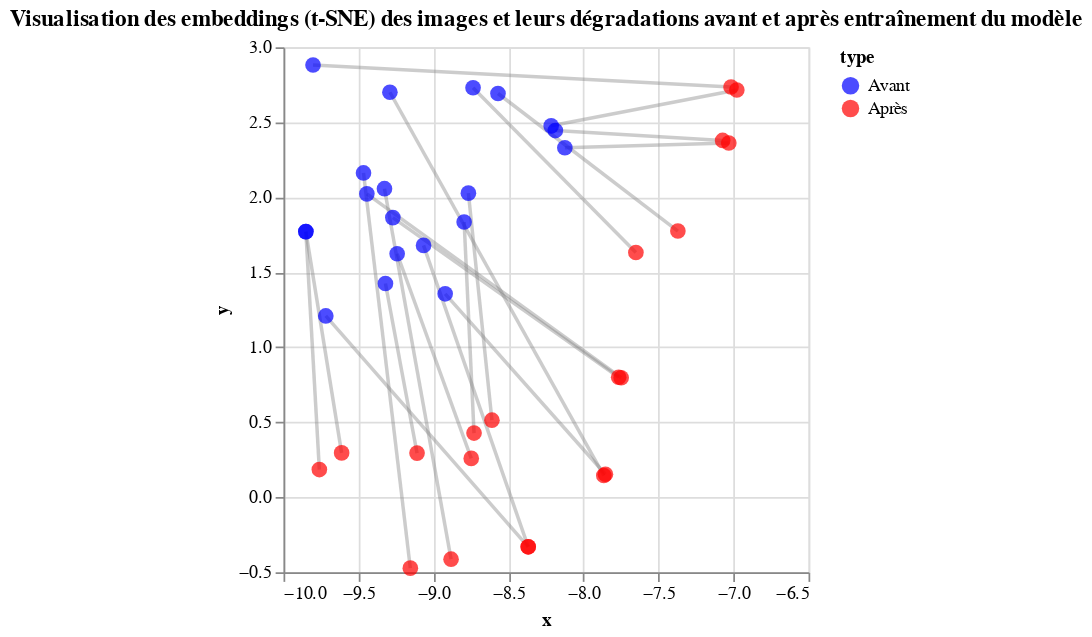

Notebook code cell kept with this figure:
### Code cell
model_architecture = SimCLRFeatureExtractor
path = '../results/weights/simclr/model_1by1.pth'
raw_features, learned_embeddings, labels, transformations = get_embbedings(model_architecture,path,10)

# Display the chart
visualize_combined(raw_features, learned_embeddings, transformations*2, labels).show()

### Figure 1 — Vega-Lite specification as saved in the notebook (floating-point values rounded to 4 significant figures)
{"config": {"view": {"continuousWidth": 300, "continuousHeight": 300}}, "layer": [{"mark": {"type": "line", "color": "gray", "opacity": 0.4}, "encoding": {"detail": {"field": "pair_id_rl", "type": "quantitative"}, "x": {"field": "x", "type": "quantitative"}, "y": {"field": "y", "type": "quantitative"}}}, {"mark": {"type": "circle", "size": 80}, "encoding": {"color": {"condition": {"param": "param_42", "empty": false, "value": "yellow"}, "field": "type", "scale": {"domain": ["Avant", "Après"], "range": ["blue", "red"]}, "type": "nominal"}, "tooltip": [{"field": "type", "type": "nominal"}, {"field": "transformation", "type": "nominal"}], "x": {"field": "x", "type": "quantitative"}, "y": {"field": "y", "type": "quantitative"}}, "name": "view_14", "title": {"text": "Visualisation des embeddings (t-SNE) des images et leurs dégradations avant et après entraînement du modèle", "anchor": "middle"}}], "data": {"name": "data-08a9e05eb306d3cd095588ada4588ce3"}, "params": [{"name": "param_41", "select": {"type": "point", "fields": ["pair_id"], "nearest": true, "on": "mouseover"}, "views": ["view_14"]}, {"name": "param_42", "select": {"type": "point", "fields": ["pair_id_full"], "on": "mouseover"}, "views": ["view_14"]}], "width": "container", "$schema": "https://vega.github.io/schema/vega-lite/v5.20.1.json", "datasets": {"data-08a9e05eb306d3cd095588ada4588ce3": [{"x": -9.242, "y": 1.623, "type": "Avant", "pair_id_rl": 0, "pair_id_full": 0, "pair_id": 0, "transformation": [["RandomResizedCrop"], ["transforms_erased_element"], ["transforms_SepiaFilter"]]}, {"x": -9.32, "y": 1.425, "type": "Avant", "pair_id_rl": 1, "pair_id_full": 0, "pair_id": 0, "transformation": [["RandomResizedCrop"], ["transforms_erased_element"], ["transforms_SepiaFilter"]]}, {"x": -8.922, "y": 1.356, "type": "Avant", "pair_id_rl": 2, "pair_id_full": 2, "pair_id": 2, "transformation": [["transforms_bayer_halftoning"], ["transforms_add_salt_and_pepper_noise"], ["RandomVerticalFlip"]]}, {"x": -9.291, "y": 2.7, "type": "Avant", "pair_id_rl": 3, "pair_id_full": 2, "pair_id": 2, "transformation": [["transforms_bayer_halftoning"], ["transforms_add_salt_and_pepper_noise"], ["RandomVerticalFlip"]]}, {"x": -9.718, "y": 1.209, "type": "Avant", "pair_id_rl": 4, "pair_id_full": 4, "pair_id": 4, "transformation": [["transforms_text_overlay"], ["transforms_bleedthrough"], ["transforms_crumpled_paper"]]}, {"x": -9.066, "y": 1.679, "type": "Avant", "pair_id_rl": 5, "pair_id_full": 4, "pair_id": 4, "transformation": [["transforms_text_overlay"], ["transforms_bleedthrough"], ["transforms_crumpled_paper"]]}, {"x": -8.767, "y": 2.027, "type": "Avant", "pair_id_rl": 6, "pair_id_full": 6, "pair_id": 6, "transformation": [["RandomResizedCrop"], ["transforms_ink_bleed"], ["transforms_SepiaFilter"]]}, {"x": -8.796, "y": 1.835, "type": "Avant", "pair_id_rl": 7, "pair_id_full": 6, "pair_id": 6, "transformation": [["RandomResizedCrop"], ["transforms_ink_bleed"], ["transforms_SepiaFilter"]]}, {"x": -9.327, "y": 2.057, "type": "Avant", "pair_id_rl": 8, "pair_id_full": 8, "pair_id": 8, "transformation": [["transforms_crumpled_paper"], ["RandomHorizontalFlip"], ["RandomVerticalFlip"]]}, {"x": -9.467, "y": 2.162, "type": "Avant", "pair_id_rl": 9, "pair_id_full": 8, "pair_id": 8, "transformation": [["transforms_crumpled_paper"], ["RandomHorizontalFlip"], ["RandomVerticalFlip"]]}, {"x": -8.57, "y": 2.692, "type": "Avant", "pair_id_rl": 10, "pair_id_full": 10, "pair_id": 10, "transformation": [["transforms_erased_element"], ["transforms_stains"], ["transforms_SepiaFilter"]]}, {"x": -8.736, "y": 2.73, "type": "Avant", "pair_id_rl": 11, "pair_id_full": 10, "pair_id": 10, "transformation": [["transforms_erased_element"], ["transforms_stains"], ["transforms_SepiaFilter"]]}, {"x": -9.851, "y": 1.771, "type": "Avant", "pair_id_rl": 12, "pair_id_full": 12, "pair_id": 12, "transformation": []}, {"x": -9.851, "y": 1.771, "type": "Avant", "pair_id_rl": 13, "pair_id_full": 12, "pair_id": 12, "transformation": []}, {"x": -8.216, "y": 2.476, "type": "Avant", "pair_id_rl": 14, "pair_id_full": 14, "pair_id": 14, "transformation": [["RandomResizedCrop"], ["transforms_floyd_steinberg_halftoning"], ["transforms_torn_paper"]]}, {"x": -9.803, "y": 2.882, "type": "Avant", "pair_id_rl": 15, "pair_id_full": 14, "pair_id": 14, "transformation": [["RandomResizedCrop"], ["transforms_floyd_steinberg_halftoning"], ["transforms_torn_paper"]]}, {"x": -9.444, "y": 2.023, "type": "Avant", "pair_id_rl": 16, "pair_id_full": 16, "pair_id": 16, "transformation": [["transforms_bayer_halftoning"], ["transforms_erased_element"]]}, {"x": -9.271, "y": 1.864, "type": "Avant", "pair_id_rl": 17, "pair_id_full": 16, "pair_id": 16, "transformation": [["transforms_bayer_halftoning"], ["transforms_erased_element"]]}, {"x": -8.188, "y": 2.445, "type": "Avant", "pair_id_rl": 18, "pair_id_full": 18, "pair_id": 18, "transformation": [["transforms_floyd_steinberg_halftoning"], ["transforms_picture_overlay"], ["transforms_SepiaFilter"]]}, {"x": -8.124, "y": 2.33, "type": "Avant", "pair_id_rl": 19, "pair_id_full": 18, "pair_id": 18, "transformation": [["transforms_floyd_steinberg_halftoning"], ["transforms_picture_overlay"], ["transforms_SepiaFilter"]]}, {"x": -8.748, "y": 0.2591, "type": "Après", "pair_id_rl": 0, "pair_id_full": 0, "pair_id": 20, "transformation": [["RandomResizedCrop"], ["transforms_erased_element"], ["transforms_SepiaFilter"]]}, {"x": -9.11, "y": 0.2944, "type": "Après", "pair_id_rl": 1, "pair_id_full": 0, "pair_id": 20, "transformation": [["RandomResizedCrop"], ["transforms_erased_element"], ["transforms_SepiaFilter"]]}, {"x": -7.854, "y": 0.1533, "type": "Après", "pair_id_rl": 2, "pair_id_full": 2, "pair_id": 22, "transformation": [["transforms_bayer_halftoning"], ["transforms_add_salt_and_pepper_noise"], ["RandomVerticalFlip"]]}, {"x": -7.864, "y": 0.1447, "type": "Après", "pair_id_rl": 3, "pair_id_full": 2, "pair_id": 22, "transformation": [["transforms_bayer_halftoning"], ["transforms_add_salt_and_pepper_noise"], ["RandomVerticalFlip"]]}, {"x": -8.368, "y": -0.3304, "type": "Après", "pair_id_rl": 4, "pair_id_full": 4, "pair_id": 24, "transformation": [["transforms_text_overlay"], ["transforms_bleedthrough"], ["transforms_crumpled_paper"]]}, {"x": -8.368, "y": -0.3304, "type": "Après", "pair_id_rl": 5, "pair_id_full": 4, "pair_id": 24, "transformation": [["transforms_text_overlay"], ["transforms_bleedthrough"], ["transforms_crumpled_paper"]]}, {"x": -8.611, "y": 0.5138, "type": "Après", "pair_id_rl": 6, "pair_id_full": 6, "pair_id": 26, "transformation": [["RandomResizedCrop"], ["transforms_ink_bleed"], ["transforms_SepiaFilter"]]}, {"x": -8.73, "y": 0.4279, "type": "Après", "pair_id_rl": 7, "pair_id_full": 6, "pair_id": 26, "transformation": [["RandomResizedCrop"], ["transforms_ink_bleed"], ["transforms_SepiaFilter"]]}, {"x": -8.883, "y": -0.4129, "type": "Après", "pair_id_rl": 8, "pair_id_full": 8, "pair_id": 28, "transformation": [["transforms_crumpled_paper"], ["RandomHorizontalFlip"], ["RandomVerticalFlip"]]}, {"x": -9.154, "y": -0.4727, "type": "Après", "pair_id_rl": 9, "pair_id_full": 8, "pair_id": 28, "transformation": [["transforms_crumpled_paper"], ["RandomHorizontalFlip"], ["RandomVerticalFlip"]]}, {"x": -7.371, "y": 1.775, "type": "Après", "pair_id_rl": 10, "pair_id_full": 10, "pair_id": 30, "transformation": [["transforms_erased_element"], ["transforms_stains"], ["transforms_SepiaFilter"]]}, {"x": -7.651, "y": 1.632, "type": "Après", "pair_id_rl": 11, "pair_id_full": 10, "pair_id": 30, "transformation": [["transforms_erased_element"], ["transforms_stains"], ["transforms_SepiaFilter"]]}, {"x": -9.613, "y": 0.2956, "type": "Après", "pair_id_rl": 12, "pair_id_full": 12, "pair_id": 32, "transformation": []}, {"x": -9.761, "y": 0.1846, "type": "Après", "pair_id_rl": 13, "pair_id_full": 12, "pair_id": 32, "transformation": []}, {"x": -6.978, "y": 2.715, "type": "Après", "pair_id_rl": 14, "pair_id_full": 14, "pair_id": 34, "transformation": [["RandomResizedCrop"], ["transforms_floyd_steinberg_halftoning"], ["transforms_torn_paper"]]}, {"x": -7.016, "y": 2.735, "type": "Après", "pair_id_rl": 15, "pair_id_full": 14, "pair_id": 34, "transformation": [["RandomResizedCrop"], ["transforms_floyd_steinberg_halftoning"], ["transforms_torn_paper"]]}, {"x": -7.749, "y": 0.7965, "type": "Après", "pair_id_rl": 16, "pair_id_full": 16, "pair_id": 36, "transformation": [["transforms_bayer_halftoning"], ["transforms_erased_element"]]}, {"x": -7.766, "y": 0.8002, "type": "Après", "pair_id_rl": 17, "pair_id_full": 16, "pair_id": 36, "transformation": [["transforms_bayer_halftoning"], ["transforms_erased_element"]]}, {"x": -7.072, "y": 2.379, "type": "Après", "pair_id_rl": 18, "pair_id_full": 18, "pair_id": 38, "transformation": [["transforms_floyd_steinberg_halftoning"], ["transforms_picture_overlay"], ["transforms_SepiaFilter"]]}, {"x": -7.031, "y": 2.361, "type": "Après", "pair_id_rl": 19, "pair_id_full": 18, "pair_id": 38, "transformation": [["transforms_floyd_steinberg_halftoning"], ["transforms_picture_overlay"], ["transforms_SepiaFilter"]]}]}}
